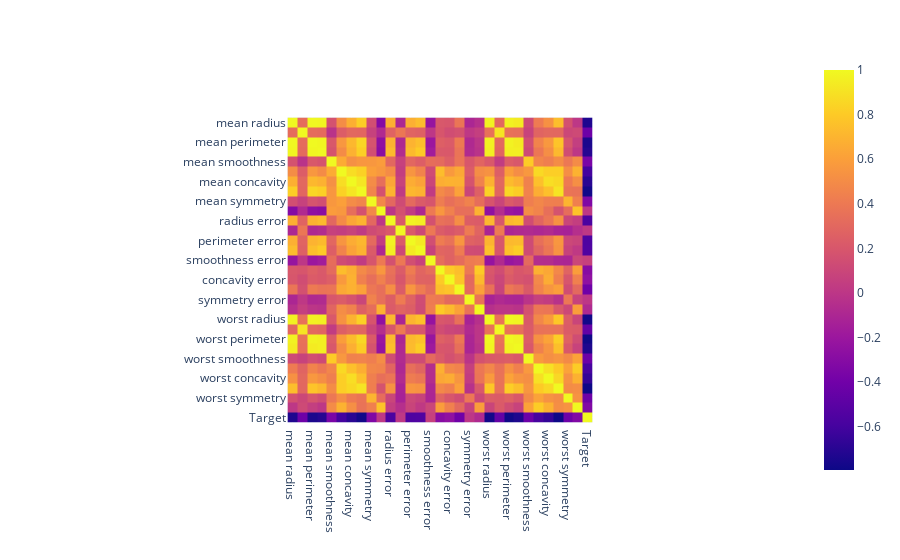

The code cell stored with this chart in its notebook:
### Markdown cell above
And now a "one line" heatmap:

- `with px do imshow using` as list containing
    - `with dataframe do corr using`
    - A freestyle block **with a notch on the right** containing `x=`, connected to `from dataframe get columns`
    - A freestyle block **with a notch on the right** containing `y=`, connected to `from dataframe get columns`

### Code cell
px.imshow(dataframe.corr(), x= (dataframe.columns), y= (dataframe.columns))

#<xml xmlns="https://developers.google.com/blockly/xml"><variables><variable id="+yh,Zg{hON]zy6D~.rH#">px</variable><variable id="Y+grzOaS*0=OHV6zO8m/">dataframe</variable></variables><block type="varDoMethod_Python" id="7PkTI5@+A6#C}J7CTmyF" x="39" y="343"><field name="VAR" id="+yh,Zg{hON]zy6D~.rH#">px</field><field name="MEMBER">imshow</field><data>px:imshow</data><value name="INPUT"><block type="lists_create_with" id="g^2EaX(wo6etoMYs:5}O"><mutation items="3"></mutation><value name="ADD0"><block type="varDoMethod_Python" id="}+yhA11{~7/NTkg`wx);"><field name="VAR" id="Y+grzOaS*0=OHV6zO8m/">dataframe</field><field name="MEMBER">corr</field><data>dataframe:corr</data></block></value><value name="ADD1"><block type="valueOutputCodeBlock_Python" id="RNXo{Q4~2fZ.,.U|HQGk"><field name="CODE">x=</field><value name="INPUT"><block type="varGetProperty_Python" id="0T{x(=?UJ*qn###Of0-L"><field name="VAR" id="Y+grzOaS*0=OHV6zO8m/">dataframe</field><field name="MEMBER">columns</field><data>dataframe:columns</data></block></value></block></value><value name="ADD2"><block type="valueOutputCodeBlock_Python" id="YE%uu,1Hc+raV0!=!fRy"><field name="CODE">y=</field><value name="INPUT"><block type="varGetProperty_Python" id="V3|F)Z0k$0[U=,t)Pzw9"><field name="VAR" id="Y+grzOaS*0=OHV6zO8m/">dataframe</field><field name="MEMBER">columns</field><data>dataframe:columns</data></block></value></block></value></block></value></block></xml>

### Figure 1 — Plotly figure (JSON) as saved in the notebook; plotly's stock layout.template omitted (floating-point values rounded to 4 significant figures; data arrays with more than 128 entries replaced by an {"elided": "..."} marker saying what was removed)
{"data": [{"coloraxis": "coloraxis", "hovertemplate": "x: %{x}<br>y: %{y}<br>color: %{z}<extra></extra>", "type": "heatmap", "x": ["mean radius", "mean texture", "mean perimeter", "mean area", "mean smoothness", "mean compactness", "mean concavity", "mean concave points", "mean symmetry", "mean fractal dimension", "radius error", "texture error", "perimeter error", "area error", "smoothness error", "compactness error", "concavity error", "concave points error", "symmetry error", "fractal dimension error", "worst radius", "worst texture", "worst perimeter", "worst area", "worst smoothness", "worst compactness", "worst concavity", "worst concave points", "worst symmetry", "worst fractal dimension", "mean radius", "mean texture", "mean perimeter", "mean area", "mean smoothness", "mean compactness", "mean concavity", "mean concave points", "mean symmetry", "mean fractal dimension", "radius error", "texture error", "perimeter error", "area error", "smoothness error", "compactness error", "concavity error", "concave points error", "symmetry error", "fractal dimension error", "worst radius", "worst texture", "worst perimeter", "worst area", "worst smoothness", "worst compactness", "worst concavity", "worst concave points", "worst symmetry", "worst fractal dimension", "mean radius", "mean texture", "mean perimeter", "mean area", "mean smoothness", "mean compactness", "mean concavity", "mean concave points", "mean symmetry", "mean fractal dimension", "radius error", "texture error", "perimeter error", "area error", "smoothness error", "compactness error", "concavity error", "concave points error", "symmetry error", "fractal dimension error", "worst radius", "worst texture", "worst perimeter", "worst area", "worst smoothness", "worst compactness", "worst concavity", "worst concave points", "worst symmetry", "worst fractal dimension", "mean radius", "mean texture", "mean perimeter", "mean area", "mean smoothness", "mean compactness", "mean concavity", "mean concave points", "mean symmetry", "mean fractal dimension", "radius error", "texture error", "perimeter error", "area error", "smoothness error", "compactness error", "concavity error", "concave points error", "symmetry error", "fractal dimension error", "worst radius", "worst texture", "worst perimeter", "worst area", "worst smoothness", "worst compactness", "worst concavity", "worst concave points", "worst symmetry", "worst fractal dimension", "Target"], "y": ["mean radius", "mean texture", "mean perimeter", "mean area", "mean smoothness", "mean compactness", "mean concavity", "mean concave points", "mean symmetry", "mean fractal dimension", "radius error", "texture error", "perimeter error", "area error", "smoothness error", "compactness error", "concavity error", "concave points error", "symmetry error", "fractal dimension error", "worst radius", "worst texture", "worst perimeter", "worst area", "worst smoothness", "worst compactness", "worst concavity", "worst concave points", "worst symmetry", "worst fractal dimension", "mean radius", "mean texture", "mean perimeter", "mean area", "mean smoothness", "mean compactness", "mean concavity", "mean concave points", "mean symmetry", "mean fractal dimension", "radius error", "texture error", "perimeter error", "area error", "smoothness error", "compactness error", "concavity error", "concave points error", "symmetry error", "fractal dimension error", "worst radius", "worst texture", "worst perimeter", "worst area", "worst smoothness", "worst compactness", "worst concavity", "worst concave points", "worst symmetry", "worst fractal dimension", "mean radius", "mean texture", "mean perimeter", "mean area", "mean smoothness", "mean compactness", "mean concavity", "mean concave points", "mean symmetry", "mean fractal dimension", "radius error", "texture error", "perimeter error", "area error", "smoothness error", "compactness error", "concavity error", "concave points error", "symmetry error", "fractal dimension error", "worst radius", "worst texture", "worst perimeter", "worst area", "worst smoothness", "worst compactness", "worst concavity", "worst concave points", "worst symmetry", "worst fractal dimension", "mean radius", "mean texture", "mean perimeter", "mean area", "mean smoothness", "mean compactness", "mean concavity", "mean concave points", "mean symmetry", "mean fractal dimension", "radius error", "texture error", "perimeter error", "area error", "smoothness error", "compactness error", "concavity error", "concave points error", "symmetry error", "fractal dimension error", "worst radius", "worst texture", "worst perimeter", "worst area", "worst smoothness", "worst compactness", "worst concavity", "worst concave points", "worst symmetry", "worst fractal dimension", "Target"], "z": {"elided": "121x121 float values"}}], "layout": {"autosize": true, "coloraxis": {"colorscale": [[0, "#0d0887"], [0.1111, "#46039f"], [0.2222, "#7201a8"], [0.3333, "#9c179e"], [0.4444, "#bd3786"], [0.5556, "#d8576b"], [0.6667, "#ed7953"], [0.7778, "#fb9f3a"], [0.8889, "#fdca26"], [1, "#f0f921"]]}, "dragmode": "zoom", "margin": {"t": 60}, "xaxis": {"autorange": true, "constrain": "domain", "domain": [0.2881, 0.7119], "range": [-0.5, 30.5], "scaleanchor": "y", "type": "category"}, "yaxis": {"autorange": true, "constrain": "domain", "domain": [0, 1], "range": [30.5, -0.5], "type": "category"}}}
